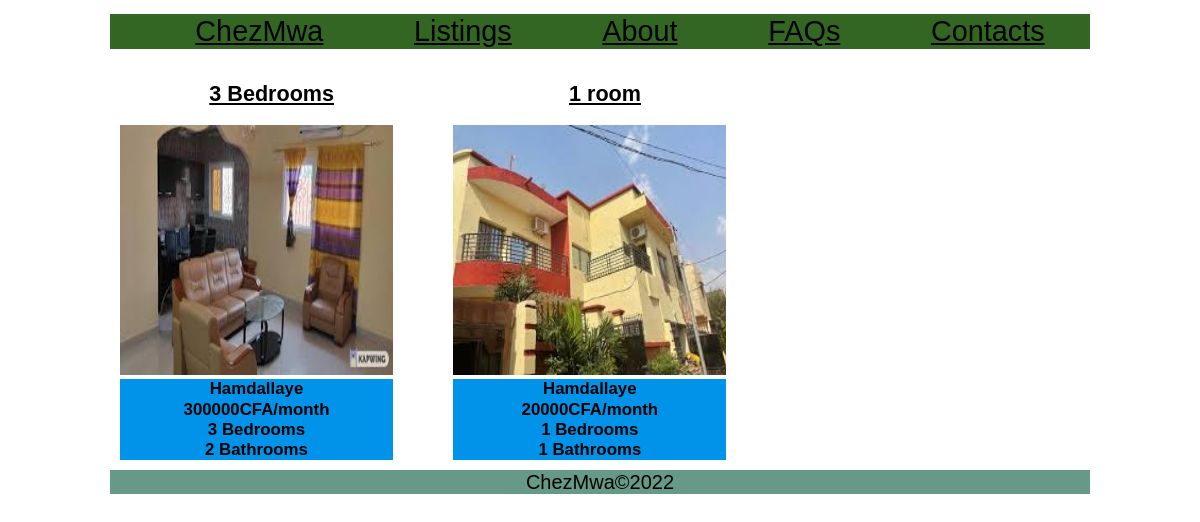
The page /listings/listings?neighborhood_list=Hamdallaye on the database its author committed.
### pages/models.py (models this page shows, shortened)
class Listing(models.Model):
    title = models.CharField(max_length=200)
    state = models.ForeignKey(State, on_delete=models.DO_NOTHING)
    neighborhood = models.ForeignKey(Neighborhood, on_delete=models.CASCADE)
    bedrooms = models.IntegerField()
    bathrooms = models.IntegerField()
    garages = models.IntegerField()
    price = models.IntegerField()
    is_highstanding = models.BooleanField(default=False)
    type = models.TextField()
    description = models.TextField()
    photo_main = models.ImageField(upload_to='photos/%Y/%m/%d/')
    photo_1 = models.ImageField(upload_to='photos/%Y/%m/%d/', blank=True)
    photo_2 = models.ImageField(upload_to='photos/%Y/%m/%d/', blank=True)
    photo_3 = models.ImageField(upload_to='photos/%Y/%m/%d/', blank=True)
    photo_4 = models.ImageField(upload_to='photos/%Y/%m/%d/', blank=True)
    photo_5 = models.ImageField(upload_to='photos/%Y/%m/%d/', blank=True)
    photo_6 = models.ImageField(upload_to='photos/%Y/%m/%d/', blank=True)
    realtor = models.ForeignKey(Realtor, on_delete=models.CASCADE)
    list_date = models.DateTimeField(auto_now_add=True)
    modified_date = models.DateTimeField(auto_now=True)

class Neighborhood(models.Model):
    neighborhood_name = models.CharField(max_length=200)
    neighborhood_state = models.ForeignKey(State, on_delete=models.CASCADE)
    neighborhood_image = models.ImageField(upload_to='neighborhood_image', blank=True, default='house.jpg')
    def __str__(self):
        return str(self.neighborhood_name)

### listings/views.py (the view)
# urls.py: path('listings/', include('listings.urls')),
def listings(request):
    listings = Listing.objects.order_by('-list_date')
    neighborhood_list = request.GET.get('neighborhood_list')
    if neighborhood_list != '' and neighborhood_list is not None:
        listings = listings.filter(neighborhood__neighborhood_name__exact=neighborhood_list)
    paginator = Paginator(listings, 9)
    page = request.GET.get('page')
    paged_listings = paginator.get_page(page)
    context = {
        'listings': paged_listings,
    }
    return render(request, 'listings/listings.html', context)

### templates/listings/listings.html
{% extends 'base.html' %}
{% load static %}
{% block content%}
<link rel="stylesheet" href="{% static 'css/listings.css' %}">
<section class="listings">
  {% for post in listings %}
  <div class="listing_card">
    <a href="{% url 'listing' post.id %}">
      <h2>{{ post.title }}</h2>
      <img src="{{ post.photo_main.url }}">
    </a>
    <div class="card_details">
      <h3>{{ post.neighborhood }}</h3>
      <h3>{{ post.price }}CFA/month</h3>
      <h3>{{ post.bedrooms }} Bedrooms</h3>
      <h3>{{ post.bathrooms }} Bathrooms</h3>
    </div>
  </div>
  {% endfor %}
</section>
{% endblock %}

### chezmwa/static/css/style.css (style rules this page uses)
body { width: 90%; max-width: 980px; margin: 0 auto; font: .9em/1.2 Arial, Helvetica, sans-serif; }
h1, h2, h3, p { text-align: center; }
h3 { margin: 0; }
.listing_card { margin-left: 10px; }
.card_details { width: 90%; margin-top: 0; background-color: #0093E9; }
img { max-width: 90%; height: 250px; }
a:link, a:visited { color: black; }

### chezmwa/static/css/listings.css (style rules this page uses)
.listings { display: grid; grid-template-columns: 1fr 1fr 1fr; gap: 20px; }

### rows shown on the page
Listing: title "3 Bedrooms", photo_main (picture), neighborhood "Hamdallaye", price "300000", bedrooms "3", bathrooms "2"
Listing: title "1 room", photo_main (picture), neighborhood "Hamdallaye", price "20000", bedrooms "1", bathrooms "1"
